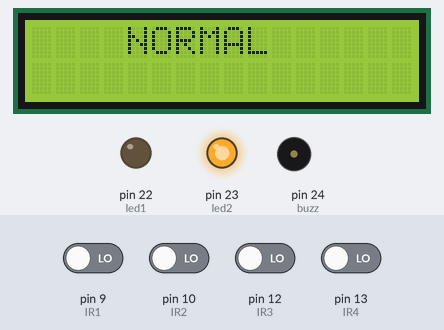
This sketch was run on a simulated Arduino Mega 2560, built with avr-gcc and run on an emulated ATmega2560. Parts: 16×2 character LCD, output pins drawn as LEDs (lit = HIGH), buzzer (waves = sounding, pin HIGH). The inputs (shaded band) are chosen by the test bench; at power-on: pin 9 (IR1), pin 10 (IR2), pin 12 (IR3), pin 13 (IR4) LOW.

Above: at 2.1 s.
2.2 s: pin 9 (IR1) driven HIGH
At 3.4 s:
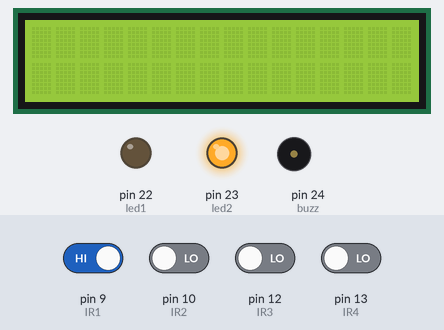
5.2 s: pin 9 (IR1) driven LOW
At 6.7 s:
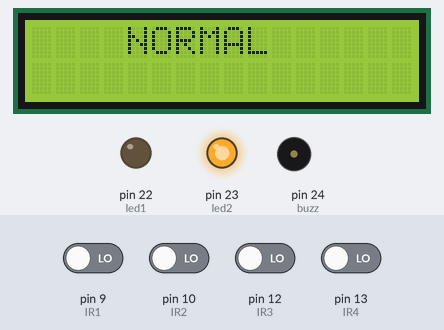
7.2 s: pin 10 (IR2) driven HIGH
At 7.3 s:
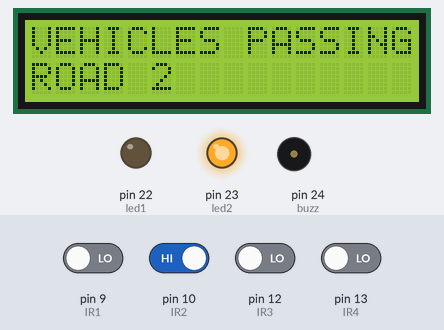
8.9 s: pin 10 (IR2) driven LOW
At 10.3 s:
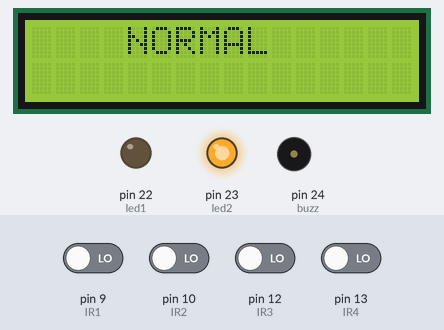
10.7 s: pin 12 (IR3) driven HIGH
At 12.76 s:
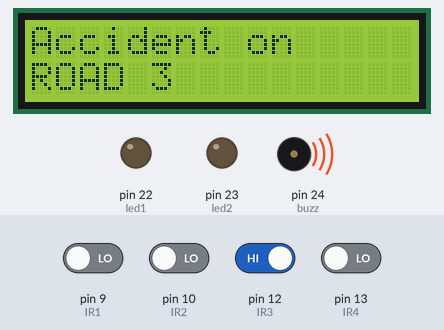
Timing chart, 0 to 13.4 s (numbered marks = the images above; inputs shaded):
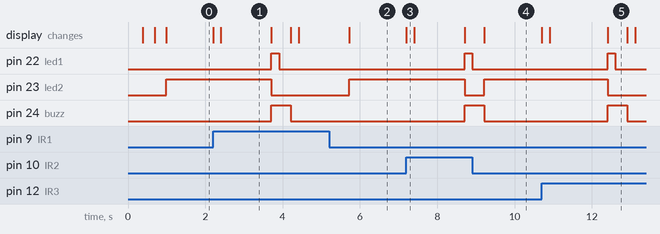

The sketch:

Arduino_2.ino
```cpp
#include<LiquidCrystal.h>
const int rs = 25, e = 26, d4 = 27, d5 = 28, d6 = 29, d7 = 30;
LiquidCrystal lcd(rs,e,d4,d5,d6,d7);
int IR1 = 9;
int IR2 = 10;
int IR3 = 12;
int IR4 = 13;
int led1 = 22;
int led2 = 23;
int buzz = 24;
void setup()
{
 pinMode(IR1,INPUT);
 pinMode(IR2,INPUT);
 pinMode(IR3,INPUT);
 pinMode(IR4,INPUT);
 pinMode(led1,OUTPUT);
 pinMode(led2,OUTPUT);
 pinMode(buzz,OUTPUT);
 // Starting with serial print scrolling display
 lcd.begin(16,2);
 lcd.setCursor(0,0);
 lcd.print("WELCOME TO TRAFFIC AUTOMATION");
 delay(50);
 for(int i=0;i<29;i++)
 {
 lcd.scrollDisplayLeft();
 delay(30);
 }
 lcd.clear();
}
void loop()
{
 // Sensor detection for lane 1
 if (digitalRead(IR1)==HIGH)
 {
 lcd.setCursor(0,0);
 lcd.print("VEHICLES PASSING");
 lcd.setCursor(0,1);
 lcd.print("ROAD 1");
 delay(200);
 lcd.clear();
 delay(1300);
 if(digitalRead(IR1)==HIGH)
 {
 lcd.clear();
 digitalWrite(led2,LOW);
 lcd.setCursor(0,0);
 lcd.print("Accident on");
 lcd.setCursor(0,1);
 lcd.print("ROAD 1");
 digitalWrite(buzz,HIGH);
 digitalWrite(led1,HIGH);
 delay(200);
 digitalWrite(led1,LOW);
 delay(300);
 lcd.clear();
 digitalWrite(buzz,LOW);
 }
 }
 // Sensor detection for lane 2
 else if (digitalRead(IR2)==HIGH)
 {
 lcd.setCursor(0,0);
 lcd.print("VEHICLES PASSING");
 lcd.setCursor(0,1);
 lcd.print("ROAD 2");
 delay(200);
 lcd.clear();
 delay(1300);
 if(digitalRead(IR2)==HIGH)
 {
 lcd.clear();
 digitalWrite(led2,LOW);
 lcd.setCursor(0,0);
 lcd.print("Accident on");
 lcd.setCursor(0,1);
 lcd.print("ROAD 2");
 digitalWrite(buzz,HIGH);
 digitalWrite(led1,HIGH);
 delay(200);
 digitalWrite(led1,LOW);
 delay(300);
 lcd.clear();
 digitalWrite(buzz,LOW);
 }
 }
 // Sensor detection for lane 3
 else if (digitalRead(IR3)==HIGH)
 {
 lcd.setCursor(0,0);
 lcd.print("VEHICLES PASSING");
 lcd.setCursor(0,1);
 lcd.print("ROAD 3");
 delay(200);
 lcd.clear();
 delay(1500);
 if(digitalRead(IR3)==HIGH)
 {
 lcd.clear();
 digitalWrite(led2,LOW);
 lcd.setCursor(0,0);
 lcd.print("Accident on");
 lcd.setCursor(0,1);
 lcd.print("ROAD 3");
 digitalWrite(buzz,HIGH);
 digitalWrite(led1,HIGH);
 delay(200);
 digitalWrite(led1,LOW);
 delay(300);
 lcd.clear();
 digitalWrite(buzz,LOW);
 }
 }
 // Sensor detection for lane 4
 else if (digitalRead(IR4)==HIGH)
 {
 lcd.setCursor(0,0);
 lcd.print("VEHICLES PASSING");
 lcd.setCursor(0,1);
 lcd.print("ROAD 4");
 delay(200);
 lcd.clear();
 delay(1500);
 if(digitalRead(IR4)==HIGH)
 {
 lcd.clear();
 digitalWrite(led2,LOW);
 lcd.setCursor(0,0);
 lcd.print("Accident on");
 lcd.setCursor(0,1);
 lcd.print("ROAD 4");
 digitalWrite(buzz,HIGH);
 digitalWrite(led1,HIGH);
 delay(200);
 digitalWrite(led1,LOW);
 delay(300);
 lcd.clear();
 digitalWrite(buzz,LOW);
 }
 }
 // Work flow when everything is normal
 else
 {
 lcd.setCursor(4,0);
 lcd.print("NORMAL");
 digitalWrite(led2,HIGH);
 digitalWrite(led1,LOW);
 }
}
```

Measured:
- after the input at 2.2 s, pin 22 (led1): LOW → HIGH after 1.5 s, → LOW 0.20 s later; pin 23 (led2): HIGH → LOW after 1.5 s; pin 24 (buzz): LOW → HIGH after 1.5 s, → LOW 0.50 s later; the display: first changes at once (image 1 shows a later state)
- after the input at 5.2 s, pin 22 (led1), pin 24 (buzz): stays LOW (without the input it goes to HIGH after 0.52 s); pin 23 (led2): LOW → HIGH after 0.52 s; the display: changes after 0.52 s (image 2)
- after the input at 7.2 s, pin 22 (led1), pin 24 (buzz): LOW → HIGH after 1.5 s; pin 23 (led2): HIGH → LOW after 1.5 s; the display: changes at once (image 3)
- after the input at 8.9 s, pin 23 (led2): LOW → HIGH after 0.31 s; the display: first differs from a run without the input after 0.31 s (image 4)
- after the input at 10.7 s, pin 22 (led1): LOW → HIGH after 1.7 s, → LOW 0.20 s later; pin 23 (led2): HIGH → LOW after 1.7 s; pin 24 (buzz): LOW → HIGH after 1.7 s, → LOW 0.50 s later; the display: first changes at once (image 5 shows a later state)
- what the display in image 1 shows lasts 1.3 s, from 2.4 s to 3.7 s
- what the display in image 5 shows lasts 0.5 s, from 12.4 s to 12.9 s
